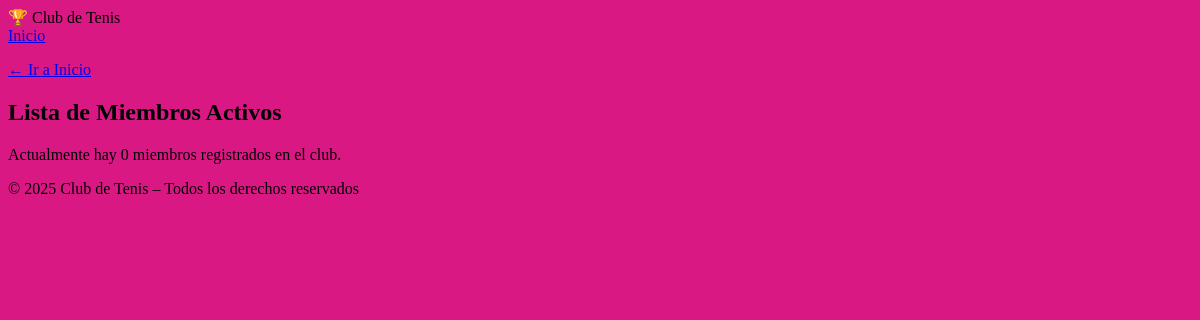
Page /members/ on the earlier database version.
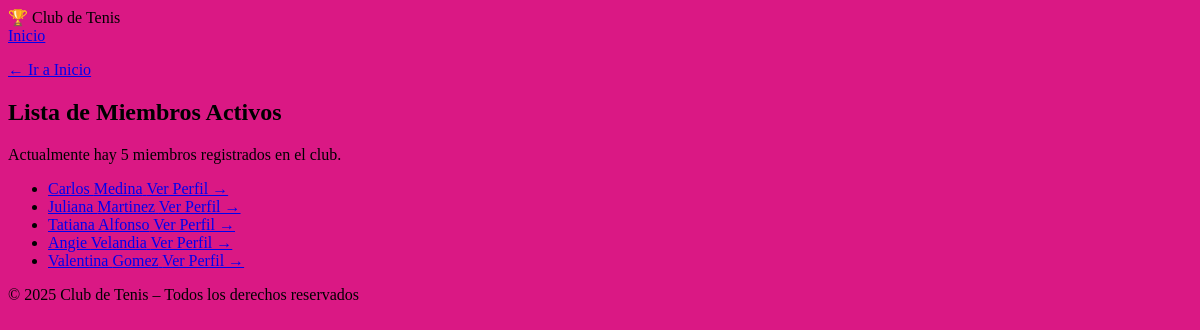
Same page on the later database version.
### members/models.py (models this page shows, shortened)
class Member(models.Model):
  firstname = models.CharField(max_length=255)
  lastname = models.CharField(max_length=255)
  phone = models.IntegerField(null=True)
  joined_date = models.DateField(null=True)
  city = models.CharField(max_length=200,null=True)
  genero = models.CharField(max_length=200,null=True)
  email = models.EmailField(null=True)

### members/views.py (the view)
# urls.py: path('members/', views.members, name='members'),
def members(request):
  mymembers = Member.objects.all().values()
  template = loader.get_template('all_members.html')
  context = {
    'mymembers': mymembers,
  }
  return HttpResponse(template.render(context, request))

### members/templates/all_members.html (shortened to what this page needs)
{% extends "master.html" %}
{% block content %}
<section class="member-list-section">
    <p class="back-link"><a href="/">← Ir a Inicio</a></p>
    <div class="list-container">
        <h1 class="list-header">Lista de Miembros Activos</h1>
        <p class="count-info">Actualmente hay {{ mymembers|length }} miembros registrados en el club.</p>
        <ul class="member-list">
          {% for x in mymembers %}
            <li>
              <a href="details/{{ x.id }}" class="member-item">
                <span class="member-name">{{ x.firstname }} {{ x.lastname }}</span>
                <span class="member-details-link">Ver Perfil →</span>
              </a>
            </li>
          {% endfor %}
        </ul>
    </div>
</section>
{% endblock %}

Differences in the rows shown:
added Member: firstname "Carlos", lastname "Medina"
added Member: firstname "Juliana", lastname "Martinez"
added Member: firstname "Tatiana", lastname "Alfonso"
added Member: firstname "Angie", lastname "Velandia"
added Member: firstname "Valentina", lastname "Gomez"
Other differences:
{{ mymembers|length }}: "0" → "5"
